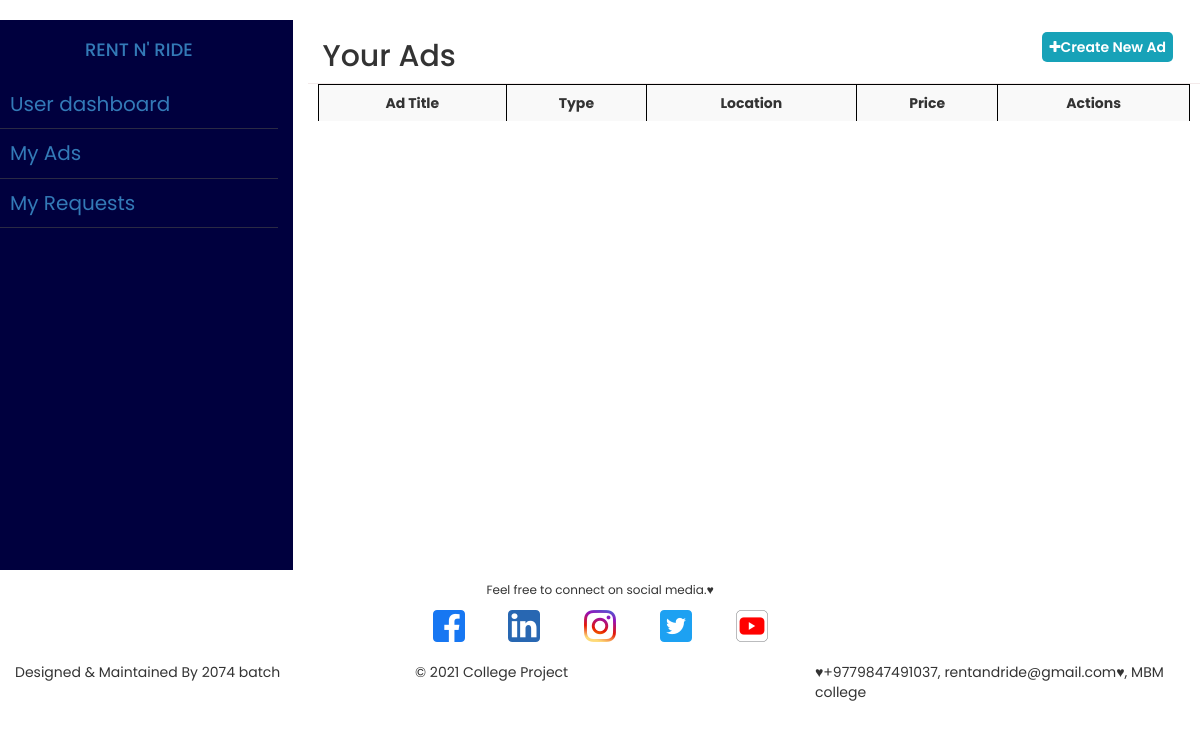
Before: /users/user-ads/ (signed in) with the older database file.
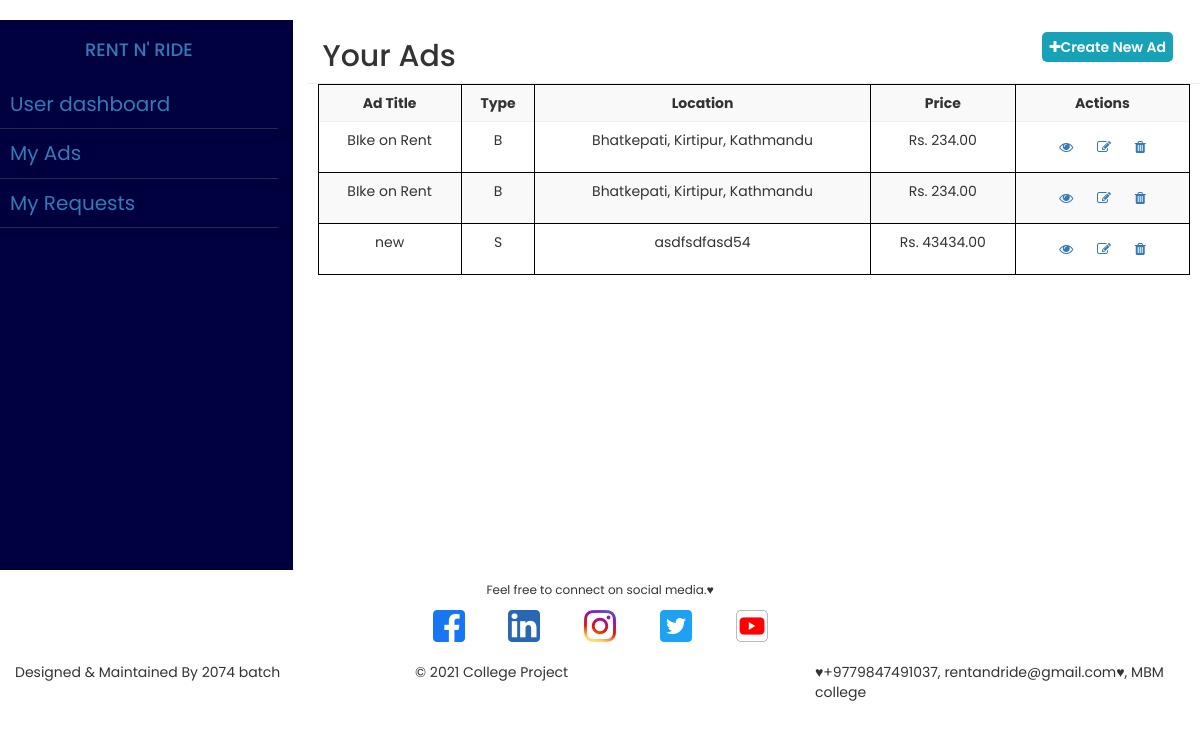
After: the same page with the newer database file.
### ads/models.py (models this page shows, shortened)
class Ad(models.Model):
    VEHICLE_CHOICES = [
        ('C', 'Car'),
        ('M', 'Motrobike'),
        ('B', 'Bicycle'),
        ('S', 'Scooter'),
        ('O', 'Other')
    ]
    ad_title = models.CharField(max_length=200, null=True)
    owner = models.ForeignKey(
        Profile, null=True, blank=True, on_delete=models.SET_NULL)
    vehicle_type = models.CharField(
        max_length=1, choices=VEHICLE_CHOICES, null=True)
    vehicle_make = models.ForeignKey(
        VehicleMake, on_delete=models.PROTECT, null=True)
    model = models.CharField(max_length=200, null=True)
    distance_travelled = models.DecimalField(
        max_digits=8, decimal_places=2, null=True, blank=True)
    registration_number = models.CharField(
        max_length=100, null=True, blank=True)
    available_from = models.DateField(null=True)
    available_till = models.DateField(null=True)
    location = models.CharField(max_length=200, null=True)
    asking_price = models.DecimalField(
        max_digits=8, decimal_places=2, null=True)
    featured_image = models.ImageField(
        blank=True, null=True, upload_to='ads/', default='ads/ad-default.jpg')
    description = models.TextField(null=True, blank=True)
    created = models.DateTimeField(auto_now_add=True)
    id = models.UUIDField(default=uuid.uuid4, unique=True,
                          primary_key=True, editable=False)
    class Meta:
        ordering = ['-created']

### users/views.py (the view)
# urls.py: path('user-ads/', views.userAds, name='user-ads'),
@login_required(login_url='login')
def userAds(request):
    profile = request.user.profile
    requests = profile.request_set.all()
    ads = profile.ad_set.all()
    context = {'profile': profile, 'requests': requests, 'ads': ads}
    return render(request, 'users/user-ads.html', context)

### users/templates/users/user-ads.html
{% extends 'account_main.html' %}
{% block content %}
<header>
    <div class="row">
        <div class="menu_bar col-md-3">
            <a href="{% url 'index' %}">
                <h4>RENT N' RIDE</h4>
            </a>
            <ul>
                <li> <a href="{% url 'account' %}">User dashboard</a></li>
                <li> <a href="{% url 'user-ads' %}">My Ads</a></li>
                <li> <a href="{% url 'user-requests' %}">My Requests</a></li>
            </ul>
        </div>
        <div class="col-md-9">
            <div class="content_bar">
                <div class="post_title col-md-9">
                    <h2>Your Ads</h2>
                </div>
                <div class="add_btn col-md-3">
                    <button><a href="{% url 'create-ad' %}"><i class="fa fa-plus"></i>Create New Ad</button></a>
                </div>
            </div>
            <div class="list_table">
                <table class="table table-striped" border="0">
                    <tr>
                        <th>Ad Title</th>
                        <th>Type</th>
                        <th>Location</th>
                        <th>Price</th>
                        <th>Actions</th>
                    </tr>
                    {% for ad in ads %}
                    <tr>
                        <td>{{ad.ad_title}}</td>
                        <td>{{ad.vehicle_type}}</td>
                        <td>{{ ad.location }}</td>
                        <td>Rs. {{ ad.asking_price }}</td>
                        <td><a href="{% url 'ad-details' ad.id %}"><i class="fa fa-eye"></i></a>
                            <a href="{% url 'update-ad' ad.id %}"><i class="fa fa-edit"></i></a>
                            <a href="{% url 'delete-ad' ad.id %}"><i class="fa fa-trash"></i></a>
                        </td>
                    </tr>
                    {% endfor %}
                </table>
            </div>
        </div>
    </div>
</header>
{% endblock content %}

Changed rows visible on the page:
added Ad: ad_title "BIke on Rent", vehicle_type "B", location "Bhatkepati, Kirtipur, Kathmandu", asking_price "234.00"
added Ad: ad_title "BIke on Rent", vehicle_type "B", location "Bhatkepati, Kirtipur, Kathmandu", asking_price "234.00"
added Ad: ad_title "new", vehicle_type "S", location "asdfsdfasd54", asking_price "43434.00"
